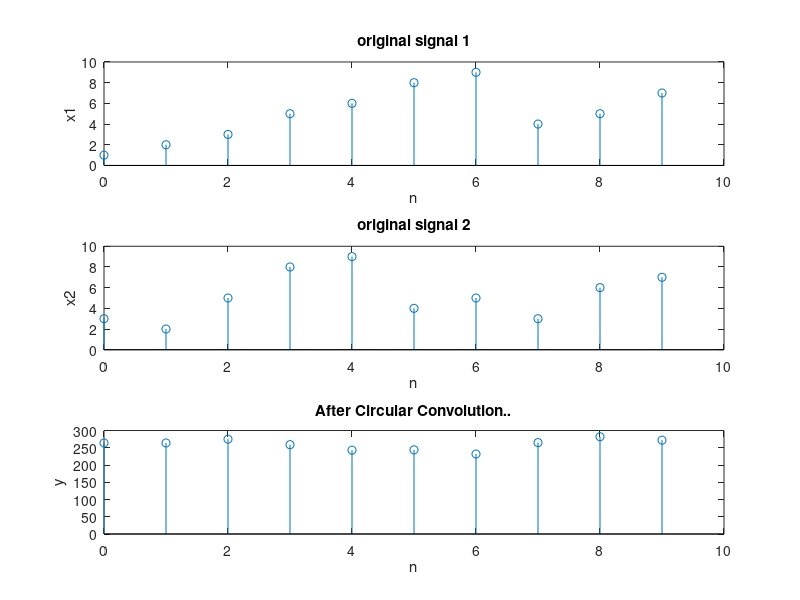

This figure's MATLAB source:
%circular convolution code
clear all;
close all;
clc;
x1=[1 2 3 5 6 8 9  4 5 7];
x2=[3 2 5 8 9 4 5 3 6 7 ];
N=length(x1);
n=0:1:N-1;
y=cconv(x1,x2,N);
subplot(3,1,1)
stem(n,x1);
xlabel('n');
ylabel('x1');
title('original signal 1');
subplot(3,1,2)
stem(n,x2);
xlabel('n');
ylabel('x2');
title('original signal 2');
subplot(3,1,3)
stem(n,y);
xlabel('n');
ylabel('y');
title('After Circular Convolution..');
